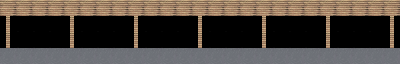

Below is a game level as drawn by its tile map, then a one-line description and the .tmx file that defines it, in full:
An orthogonal 25x4 tile map with 16x16 px tiles, 2 tile layers (Tile Layer 2, Tile Layer 1), 2 tilesets.

<map version="1.10" tiledversion="1.11.2" orientation="orthogonal" renderorder="right-down" width="25" height="4" tilewidth="16" tileheight="16" infinite="0" nextlayerid="3" nextobjectid="1">
 <tileset firstgid="1" source="Blocks.tsx" />
 <tileset firstgid="65" source="../Blocks.tsx" />
 <layer id="2" name="Tile Layer 2" width="25" height="4">
  <data encoding="csv">
0,0,0,0,0,0,0,0,0,0,0,0,0,0,0,0,0,0,0,0,0,0,0,0,0,
0,0,0,0,0,0,0,0,0,0,0,0,0,0,0,0,0,0,0,0,0,0,0,0,0,
0,0,0,0,0,0,0,0,0,0,0,0,0,0,0,0,0,0,0,0,0,0,0,0,0,
0,0,0,0,0,0,0,0,0,0,0,0,0,0,0,0,0,0,0,0,0,0,0,0,0
</data>
 </layer>
 <layer id="1" name="Tile Layer 1" width="25" height="4">
  <data encoding="csv">
12,12,12,12,12,12,12,12,12,12,12,12,12,12,12,12,12,12,12,12,12,12,12,12,12,
47,1,1,1,47,1,1,1,47,1,1,1,47,1,1,1,47,1,1,1,47,1,1,1,47,
47,1,1,1,47,1,1,1,47,1,1,1,47,1,1,1,47,1,1,1,47,1,1,1,47,
4,4,4,4,4,4,4,4,4,4,4,4,4,4,4,4,4,4,4,4,4,4,4,4,4
</data>
 </layer>
</map>
